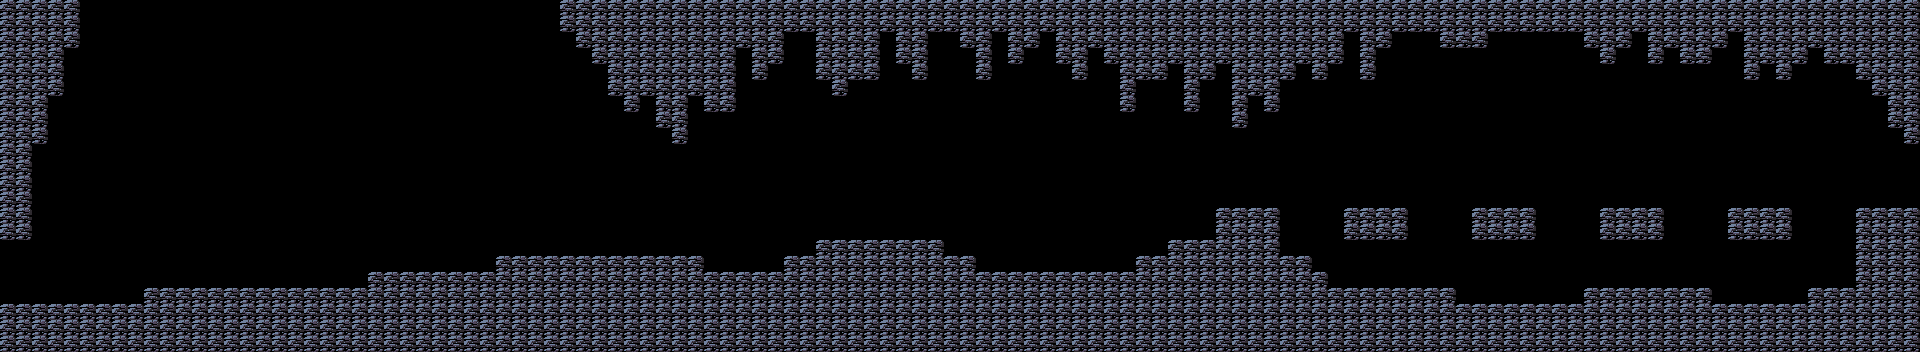

This is a level from a 2D game, rendered from its Tiled map with the project's own tilesets. A one-line summary and the complete map file follow:
An orthogonal 120x22 tile map with 16x16 px tiles, 1 tile layer (Collision).

<map version="1.10" tiledversion="1.10.2" orientation="orthogonal" renderorder="right-down" width="120" height="22" tilewidth="16" tileheight="16" infinite="0" nextlayerid="3" nextobjectid="3">
 <tileset firstgid="1" source="../tileset/tileset.tsx" />
 <layer id="1" name="Collision" width="120" height="22">
  <data encoding="csv">
1,1,1,1,1,0,0,0,0,0,0,0,0,0,0,0,0,0,0,0,0,0,0,0,0,0,0,0,0,0,0,0,0,0,0,1,1,1,1,1,1,1,1,1,1,1,1,1,1,1,1,1,1,1,1,1,1,1,1,1,1,1,1,1,1,1,1,1,1,1,1,1,1,1,1,1,1,1,1,1,1,1,1,1,1,1,1,1,1,1,1,1,1,1,1,1,1,1,1,1,1,1,1,1,1,1,1,1,1,1,1,1,1,1,1,1,1,1,1,1,
1,1,1,1,1,0,0,0,0,0,0,0,0,0,0,0,0,0,0,0,0,0,0,0,0,0,0,0,0,0,0,0,0,0,0,1,1,1,1,1,1,1,1,1,1,1,1,1,1,1,1,1,1,1,1,1,1,1,1,1,1,1,1,1,1,1,1,1,1,1,1,1,1,1,1,1,1,1,1,1,1,1,1,1,1,1,1,1,1,1,1,1,1,1,1,1,1,1,1,1,1,1,1,1,1,1,1,1,1,1,1,1,1,1,1,1,1,1,1,1,
1,1,1,1,1,0,0,0,0,0,0,0,0,0,0,0,0,0,0,0,0,0,0,0,0,0,0,0,0,0,0,0,0,0,0,0,1,1,1,1,1,1,1,1,1,1,1,1,1,0,0,1,1,1,1,0,1,1,0,0,1,1,0,1,1,0,1,1,1,1,1,1,1,1,1,1,1,1,1,1,1,1,1,1,0,1,1,0,0,0,1,1,1,0,0,0,0,0,0,1,1,1,0,1,1,1,1,1,0,1,1,1,1,1,1,1,1,1,1,1,
1,1,1,1,0,0,0,0,0,0,0,0,0,0,0,0,0,0,0,0,0,0,0,0,0,0,0,0,0,0,0,0,0,0,0,0,0,1,1,1,1,1,1,1,1,1,0,1,1,0,0,1,1,1,1,0,1,1,0,0,0,1,0,1,0,0,1,1,0,1,1,1,1,1,1,1,1,1,1,1,1,1,1,1,0,1,0,0,0,0,0,0,0,0,0,0,0,0,0,0,1,0,0,1,0,1,1,0,0,1,1,1,1,0,1,1,1,1,1,1,
1,1,1,1,0,0,0,0,0,0,0,0,0,0,0,0,0,0,0,0,0,0,0,0,0,0,0,0,0,0,0,0,0,0,0,0,0,0,1,1,1,1,1,1,1,1,0,1,0,0,0,1,1,1,1,0,0,1,0,0,0,1,0,0,0,0,0,1,0,0,1,1,1,0,1,1,0,1,1,1,1,0,1,0,0,1,0,0,0,0,0,0,0,0,0,0,0,0,0,0,0,0,0,0,0,0,0,0,0,1,0,1,0,0,0,0,1,1,1,1,
1,1,1,1,0,0,0,0,0,0,0,0,0,0,0,0,0,0,0,0,0,0,0,0,0,0,0,0,0,0,0,0,0,0,0,0,0,0,1,1,1,1,1,1,1,1,0,0,0,0,0,0,1,0,0,0,0,0,0,0,0,0,0,0,0,0,0,0,0,0,1,0,0,0,1,0,0,1,1,1,0,0,0,0,0,0,0,0,0,0,0,0,0,0,0,0,0,0,0,0,0,0,0,0,0,0,0,0,0,0,0,0,0,0,0,0,0,1,1,1,
1,1,1,0,0,0,0,0,0,0,0,0,0,0,0,0,0,0,0,0,0,0,0,0,0,0,0,0,0,0,0,0,0,0,0,0,0,0,0,1,0,1,1,0,1,1,0,0,0,0,0,0,0,0,0,0,0,0,0,0,0,0,0,0,0,0,0,0,0,0,1,0,0,0,1,0,0,1,0,1,0,0,0,0,0,0,0,0,0,0,0,0,0,0,0,0,0,0,0,0,0,0,0,0,0,0,0,0,0,0,0,0,0,0,0,0,0,0,1,1,
1,1,1,0,0,0,0,0,0,0,0,0,0,0,0,0,0,0,0,0,0,0,0,0,0,0,0,0,0,0,0,0,0,0,0,0,0,0,0,0,0,1,1,0,0,0,0,0,0,0,0,0,0,0,0,0,0,0,0,0,0,0,0,0,0,0,0,0,0,0,0,0,0,0,0,0,0,1,0,0,0,0,0,0,0,0,0,0,0,0,0,0,0,0,0,0,0,0,0,0,0,0,0,0,0,0,0,0,0,0,0,0,0,0,0,0,0,0,1,1,
1,1,1,0,0,0,0,0,0,0,0,0,0,0,0,0,0,0,0,0,0,0,0,0,0,0,0,0,0,0,0,0,0,0,0,0,0,0,0,0,0,0,1,0,0,0,0,0,0,0,0,0,0,0,0,0,0,0,0,0,0,0,0,0,0,0,0,0,0,0,0,0,0,0,0,0,0,0,0,0,0,0,0,0,0,0,0,0,0,0,0,0,0,0,0,0,0,0,0,0,0,0,0,0,0,0,0,0,0,0,0,0,0,0,0,0,0,0,0,1,
1,1,0,0,0,0,0,0,0,0,0,0,0,0,0,0,0,0,0,0,0,0,0,0,0,0,0,0,0,0,0,0,0,0,0,0,0,0,0,0,0,0,0,0,0,0,0,0,0,0,0,0,0,0,0,0,0,0,0,0,0,0,0,0,0,0,0,0,0,0,0,0,0,0,0,0,0,0,0,0,0,0,0,0,0,0,0,0,0,0,0,0,0,0,0,0,0,0,0,0,0,0,0,0,0,0,0,0,0,0,0,0,0,0,0,0,0,0,0,0,
1,1,0,0,0,0,0,0,0,0,0,0,0,0,0,0,0,0,0,0,0,0,0,0,0,0,0,0,0,0,0,0,0,0,0,0,0,0,0,0,0,0,0,0,0,0,0,0,0,0,0,0,0,0,0,0,0,0,0,0,0,0,0,0,0,0,0,0,0,0,0,0,0,0,0,0,0,0,0,0,0,0,0,0,0,0,0,0,0,0,0,0,0,0,0,0,0,0,0,0,0,0,0,0,0,0,0,0,0,0,0,0,0,0,0,0,0,0,0,0,
1,1,0,0,0,0,0,0,0,0,0,0,0,0,0,0,0,0,0,0,0,0,0,0,0,0,0,0,0,0,0,0,0,0,0,0,0,0,0,0,0,0,0,0,0,0,0,0,0,0,0,0,0,0,0,0,0,0,0,0,0,0,0,0,0,0,0,0,0,0,0,0,0,0,0,0,0,0,0,0,0,0,0,0,0,0,0,0,0,0,0,0,0,0,0,0,0,0,0,0,0,0,0,0,0,0,0,0,0,0,0,0,0,0,0,0,0,0,0,0,
1,1,0,0,0,0,0,0,0,0,0,0,0,0,0,0,0,0,0,0,0,0,0,0,0,0,0,0,0,0,0,0,0,0,0,0,0,0,0,0,0,0,0,0,0,0,0,0,0,0,0,0,0,0,0,0,0,0,0,0,0,0,0,0,0,0,0,0,0,0,0,0,0,0,0,0,0,0,0,0,0,0,0,0,0,0,0,0,0,0,0,0,0,0,0,0,0,0,0,0,0,0,0,0,0,0,0,0,0,0,0,0,0,0,0,0,0,0,0,0,
1,1,0,0,0,0,0,0,0,0,0,0,0,0,0,0,0,0,0,0,0,0,0,0,0,0,0,0,0,0,0,0,0,0,0,0,0,0,0,0,0,0,0,0,0,0,0,0,0,0,0,0,0,0,0,0,0,0,0,0,0,0,0,0,0,0,0,0,0,0,0,0,0,0,0,0,1,1,1,1,0,0,0,0,1,1,1,1,0,0,0,0,1,1,1,1,0,0,0,0,1,1,1,1,0,0,0,0,1,1,1,1,0,0,0,0,1,1,1,1,
1,1,0,0,0,0,0,0,0,0,0,0,0,0,0,0,0,0,0,0,0,0,0,0,0,0,0,0,0,0,0,0,0,0,0,0,0,0,0,0,0,0,0,0,0,0,0,0,0,0,0,0,0,0,0,0,0,0,0,0,0,0,0,0,0,0,0,0,0,0,0,0,0,0,0,0,1,1,1,1,0,0,0,0,1,1,1,1,0,0,0,0,1,1,1,1,0,0,0,0,1,1,1,1,0,0,0,0,1,1,1,1,0,0,0,0,1,1,1,1,
0,0,0,0,0,0,0,0,0,0,0,0,0,0,0,0,0,0,0,0,0,0,0,0,0,0,0,0,0,0,0,0,0,0,0,0,0,0,0,0,0,0,0,0,0,0,0,0,0,0,0,1,1,1,1,1,1,1,1,0,0,0,0,0,0,0,0,0,0,0,0,0,0,1,1,1,1,1,1,1,0,0,0,0,0,0,0,0,0,0,0,0,0,0,0,0,0,0,0,0,0,0,0,0,0,0,0,0,0,0,0,0,0,0,0,0,1,1,1,1,
0,0,0,0,0,0,0,0,0,0,0,0,0,0,0,0,0,0,0,0,0,0,0,0,0,0,0,0,0,0,0,1,1,1,1,1,1,1,1,1,1,1,1,1,0,0,0,0,0,1,1,1,1,1,1,1,1,1,1,1,1,0,0,0,0,0,0,0,0,0,0,1,1,1,1,1,1,1,1,1,1,1,0,0,0,0,0,0,0,0,0,0,0,0,0,0,0,0,0,0,0,0,0,0,0,0,0,0,0,0,0,0,0,0,0,0,1,1,1,1,
0,0,0,0,0,0,0,0,0,0,0,0,0,0,0,0,0,0,0,0,0,0,0,1,1,1,1,1,1,1,1,1,1,1,1,1,1,1,1,1,1,1,1,1,1,1,1,1,1,1,1,1,1,1,1,1,1,1,1,1,1,1,1,1,1,1,1,1,1,1,1,1,1,1,1,1,1,1,1,1,1,1,1,0,0,0,0,0,0,0,0,0,0,0,0,0,0,0,0,0,0,0,0,0,0,0,0,0,0,0,0,0,0,0,0,0,1,1,1,1,
0,0,0,0,0,0,0,0,0,1,1,1,1,1,1,1,1,1,1,1,1,1,1,1,1,1,1,1,1,1,1,1,1,1,1,1,1,1,1,1,1,1,1,1,1,1,1,1,1,1,1,1,1,1,1,1,1,1,1,1,1,1,1,1,1,1,1,1,1,1,1,1,1,1,1,1,1,1,1,1,1,1,1,1,1,1,1,1,1,1,1,0,0,0,0,0,0,0,0,1,1,1,1,1,1,1,1,0,0,0,0,0,0,1,1,1,1,1,1,1,
1,1,1,1,1,1,1,1,1,1,1,1,1,1,1,1,1,1,1,1,1,1,1,1,1,1,1,1,1,1,1,1,1,1,1,1,1,1,1,1,1,1,1,1,1,1,1,1,1,1,1,1,1,1,1,1,1,1,1,1,1,1,1,1,1,1,1,1,1,1,1,1,1,1,1,1,1,1,1,1,1,1,1,1,1,1,1,1,1,1,1,1,1,1,1,1,1,1,1,1,1,1,1,1,1,1,1,1,1,1,1,1,1,1,1,1,1,1,1,1,
1,1,1,1,1,1,1,1,1,1,1,1,1,1,1,1,1,1,1,1,1,1,1,1,1,1,1,1,1,1,1,1,1,1,1,1,1,1,1,1,1,1,1,1,1,1,1,1,1,1,1,1,1,1,1,1,1,1,1,1,1,1,1,1,1,1,1,1,1,1,1,1,1,1,1,1,1,1,1,1,1,1,1,1,1,1,1,1,1,1,1,1,1,1,1,1,1,1,1,1,1,1,1,1,1,1,1,1,1,1,1,1,1,1,1,1,1,1,1,1,
1,1,1,1,1,1,1,1,1,1,1,1,1,1,1,1,1,1,1,1,1,1,1,1,1,1,1,1,1,1,1,1,1,1,1,1,1,1,1,1,1,1,1,1,1,1,1,1,1,1,1,1,1,1,1,1,1,1,1,1,1,1,1,1,1,1,1,1,1,1,1,1,1,1,1,1,1,1,1,1,1,1,1,1,1,1,1,1,1,1,1,1,1,1,1,1,1,1,1,1,1,1,1,1,1,1,1,1,1,1,1,1,1,1,1,1,1,1,1,1
</data>
 </layer>
</map>
